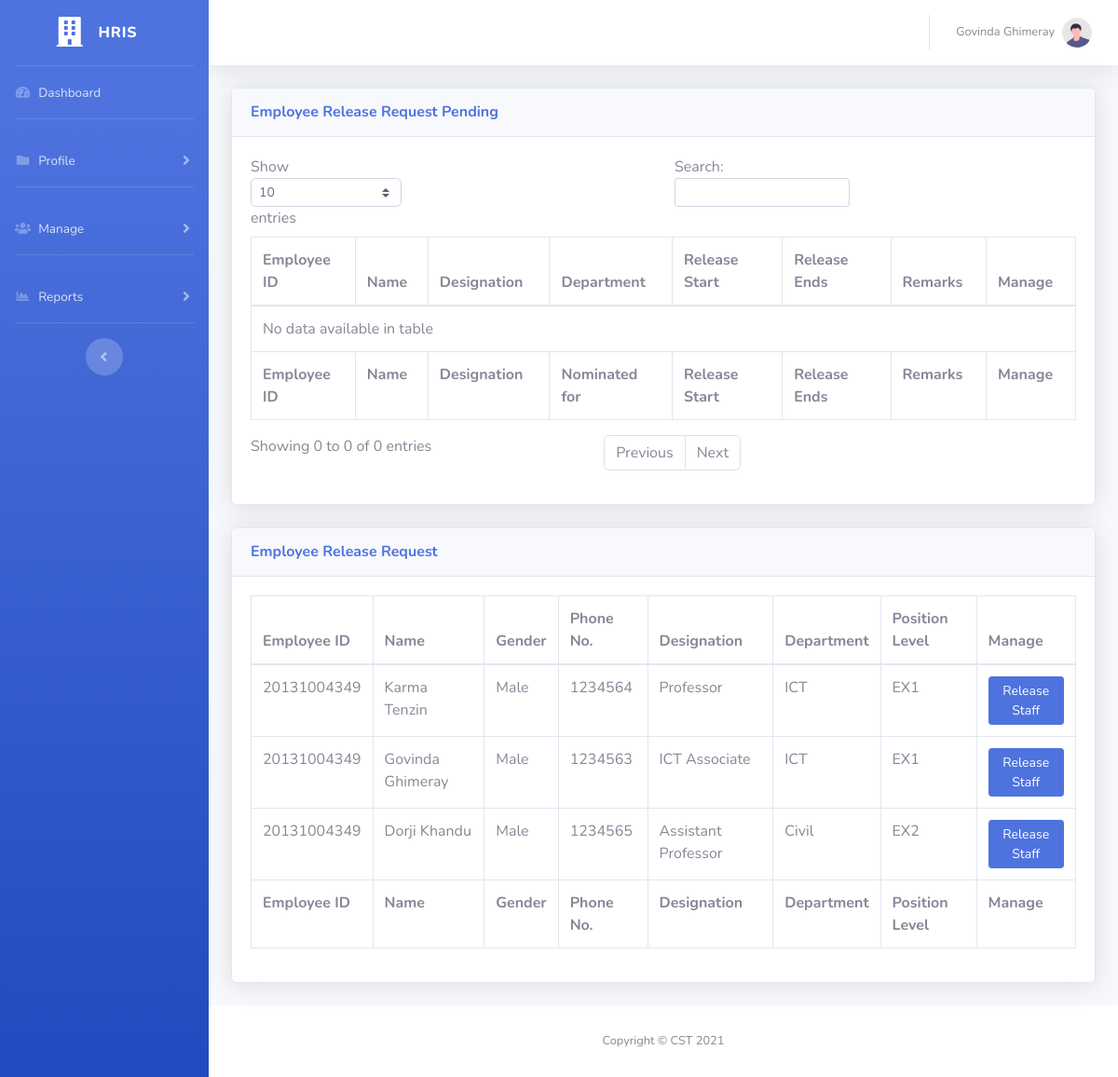
/release_order.php (signed in), run on an earlier commit of the app's database.
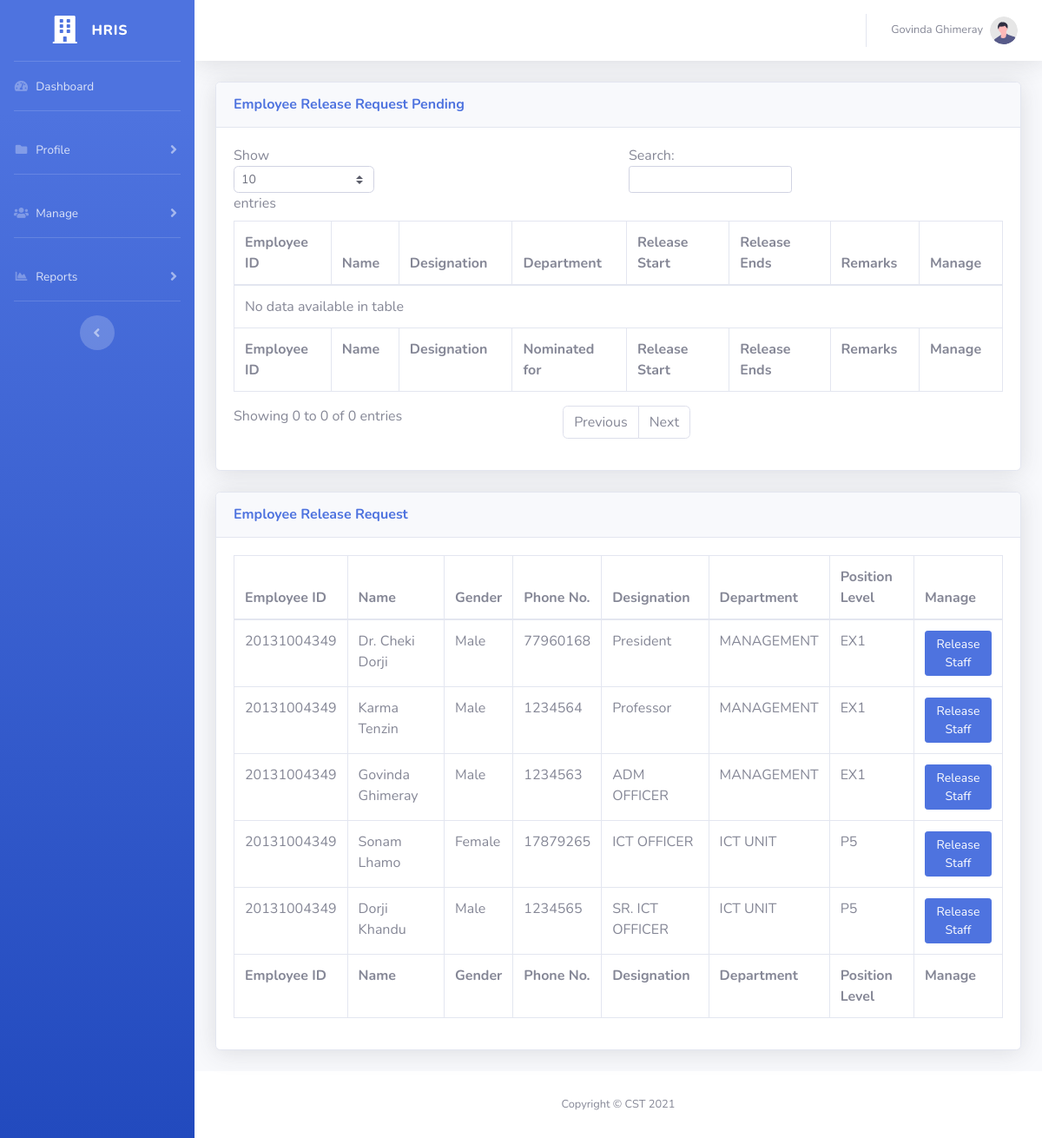
And on a later commit of the database.
### tables this page shows
CREATE TABLE `employee` (
  `employee_id` bigint(14) NOT NULL,
  `cid` bigint(11) NOT NULL,
  `name` varchar(50) NOT NULL,
  `gender` varchar(10) NOT NULL,
  `dob` date NOT NULL,
  `email` varchar(50) NOT NULL,
  `mobile` int(11) NOT NULL,
  `designation` int(11) NOT NULL,
  `department` int(11) NOT NULL,
  `nationality` varchar(20) NOT NULL,
  `address` varchar(255) NOT NULL,
  `service_status` int(11) NOT NULL,
  `position_level` int(11) NOT NULL
);

CREATE TABLE `designation` (
  `desig_id` int(11) NOT NULL,
  `desig_name` varchar(30) NOT NULL
);

CREATE TABLE `department` (
  `dept_id` int(11) NOT NULL,
  `dept_name` varchar(100) NOT NULL
);

CREATE TABLE `position_level` (
  `pos_id` int(11) NOT NULL,
  `pos_name` varchar(10) NOT NULL
);

### release_order.php (the view, shortened to what the changed rows need)
<?php
include('./include/header.php');
if($acl==3){
?>
                <div class="container-fluid">
                    <div class="card shadow mb-4">
                        <div class="card-body">
                            <div class="table-responsive">
                                <table class="table table-bordered" id="myTable" width="100%" cellspacing="0">
                                    <thead>
                                        <tr>
                                            <th>Employee ID</th>
                                            <th>Name</th>
                                            <th>Designation</th>
                                            <th>Department</th>
                                            <th>Release Start</th>
                                            <th>Release Ends</th>
                                            <th>Remarks</th>
                                            <th>Manage</th>
                                        </tr>
                                    </thead>
                                    <tfoot>
                                        <tr>
                                            <th>Employee ID</th>
                                            <th>Name</th>
                                            <th>Designation</th>
                                            <th>Nominated for</th>
                                            <th>Release Start</th>
                                            <th>Release Ends</th>
                                            <th>Remarks</th>
                                            <th>Manage</th>
                                        </tr>
                                    </tfoot>
                                        <?php
                                        $sql = "SELECT `sr_id`, `employee_id`, `name`, `nominated_for`, `email`, `mobile`, `designation`, `department`, `position_level`, `start_date`, `end_date`, `remarks` FROM `employee`, `staff_release` WHERE `employee_id`=`empid` AND `approval_status` IS NULL";
                                        $tr_Qry=mysqli_query($con,$sql);
                                        while(list($sr_id, $employee_id, $name, $nominated_for, $email, $mobile, $designation, $department, $position_level, $start_date, $end_date, $remarks)=mysqli_fetch_row($tr_Qry)){
                                            list($dept)=mysqli_fetch_row(mysqli_query($con,"SELECT `dept_name` FROM `department` WHERE `dept_id`=".$department));
                                            list($desig)=mysqli_fetch_row(mysqli_query($con,"SELECT `desig_name` FROM `designation` WHERE `desig_id`=".$designation));
                                            list($pos)=mysqli_fetch_row(mysqli_query($con,"SELECT `pos_name` FROM `position_level` WHERE `pos_id`=".$department));
                                        ?>
                                        <tr>
                                            <td><?=$emp_id;?></td>
                                            <td><?=$name;?></td>
                                            <td><?=$desig;?></td>
                                            <td><?=$nominated_for;?></td>
                                            <td><?=$start_date;?></td>
                                            <td><?=$end_date;?></td>
                                            <td><?=$remarks;?></td>
                                            <td>
                                                <a class="btn btn-primary btn-user btn-sm" href="./release_order/approve_release_request.php?id=<?=$sr_id;?>">Approve</a>
                                                <a class="btn btn-danger btn-user btn-sm" href="./release_order/reject_release_request.php?id=<?=$sr_id;?>">Reject</a>
                                                <a class="btn btn-primary btn-user btn-sm" href="add_release_request.php?id=<?=$employee_id;?>">View Records</a>
                                            </td>
                                        </tr>
                                        <?php
                                        }
                                        ?>
                                </table>
                            </div>
                        </div>
                    </div>
                </div>
<?php
} ?>
                <div class="container-fluid">
                    <div class="card shadow mb-4">
                        <div class="card-body">
                            <div class="table-responsive">
                                <table class="table table-bordered" id="myTable" width="100%" cellspacing="0">
                                    <thead>
                                        <tr>
                                            <th>Employee ID</th>
                                            <th>Name</th>
                                            <th>Gender</th>
                                            <th>Phone No.</th>
                                            <th>Designation</th>
                                            <th>Department</th>
                                            <th>Position Level</th>
                                            <th>Manage</th>
                                        </tr>
                                    </thead>
                                    <tfoot>
                                        <tr>
                                            <th>Employee ID</th>
                                            <th>Name</th>
                                            <th>Gender</th>
                                            <th>Phone No.</th>
                                            <th>Designation</th>
                                            <th>Department</th>
                                            <th>Position Level</th>
                                            <th>Manage</th>
                                        </tr>
                                    </tfoot>
                                    <tbody>
                                        <?php
                                        $sql = "SELECT `employee_id`, `name`, `gender`, `email`, `mobile`, `designation`, `department`, `position_level` FROM `employee` WHERE 1 ";
                                        $sql.=" ORDER BY `position_level` ASC";
                                        $tr_Qry=mysqli_query($con,$sql);
                                        while(list($employee_id, $name, $gender, $email, $mobile, $designation, $department, $position_level)=mysqli_fetch_row($tr_Qry)){
                                            list($dept)=mysqli_fetch_row(mysqli_query($con,"SELECT `dept_name` FROM `department` WHERE `dept_id`=".$department));
                                            list($desig)=mysqli_fetch_row(mysqli_query($con,"SELECT `desig_name` FROM `designation` WHERE `desig_id`=".$designation));
                                            list($pos)=mysqli_fetch_row(mysqli_query($con,"SELECT `pos_name` FROM `position_level` WHERE `pos_id`=".$department));
                                        ?>
                                        <tr>
                                            <td><?=$emp_id;?></td>
                                            <td><?=$name;?></td>
                                            <td><?=$gender;?></td>
                                            <td><?=$mobile;?></td>
                                            <td><?=$desig;?></td>
                                            <td><?=$dept;?></td>
                                            <td><?=$pos;?></td>
                                            <td>
                                                <a class="btn btn-primary btn-user btn-sm" href="add_release_request.php?id=<?=$employee_id;?>">Release Staff</a>
                                            </td>
                                        </tr>
                                        <?php
                                        }
                                        ?>
                                    </tbody>
                                </table>
                            </div>
                        </div>
                    </div>
                </div>
<?php
include('./include/footer.php');
?>

### include/header.php (shortened to what the changed rows need)
<?php
	include('./include/connection.php');
	$emp_id=$_SESSION['emp_id'];
	$acl=$_SESSION['acl'];
	list($employee_name)=mysqli_fetch_row(mysqli_query($con,"SELECT name FROM employee WHERE employee_id='".$emp_id."'"));
?>
<!DOCTYPE html>
<html lang="en">
<head>
    <link href="vendor/fontawesome-free/css/all.min.css" rel="stylesheet" type="text/css">
    <link href="css/sb-admin-2.min.css" rel="stylesheet">
</head>
<body id="page-top">
    <div id="wrapper">
        <div id="content-wrapper" class="d-flex flex-column">
            <div id="content">
                <nav class="navbar navbar-expand navbar-light bg-white topbar mb-4 static-top shadow">
                    <ul class="navbar-nav ml-auto">
                        <li class="nav-item dropdown no-arrow">
                            <a class="nav-link dropdown-toggle" href="#" id="userDropdown" role="button"
                                data-toggle="dropdown" aria-haspopup="true" aria-expanded="false">
                                <span class="mr-2 d-none d-lg-inline text-gray-600 small"><?php echo $employee_name; ?></span>
                                <img class="img-profile rounded-circle"
                                    src="img/undraw_profile.svg">
                            </a>
                        </li>
                    </ul>
                </nav>

What changed in the data, as far as the page shows it:
changed employee "Govinda Ghimeray": designation.desig_name "ICT Associate" → "ADM OFFICER"; department.dept_name "ICT" → "MANAGEMENT"
added employee: name "Dr. Cheki Dorji", gender "Male", mobile "77960168", designation.desig_name "President", department.dept_name "MANAGEMENT", position_level.pos_name "EX1"
changed through a linked row, employee "Karma Tenzin": department.dept_name "ICT" → "MANAGEMENT"
added employee: name "Sonam Lhamo", gender "Female", mobile "17879265", designation.desig_name "ICT OFFICER", department.dept_name "ICT UNIT", position_level.pos_name "P5"
changed employee "Dorji Khandu": designation.desig_name "Assistant Professor" → "SR. ICT OFFICER"; department.dept_name "Civil" → "ICT UNIT"; position_level.pos_name "EX2" → "P5"
